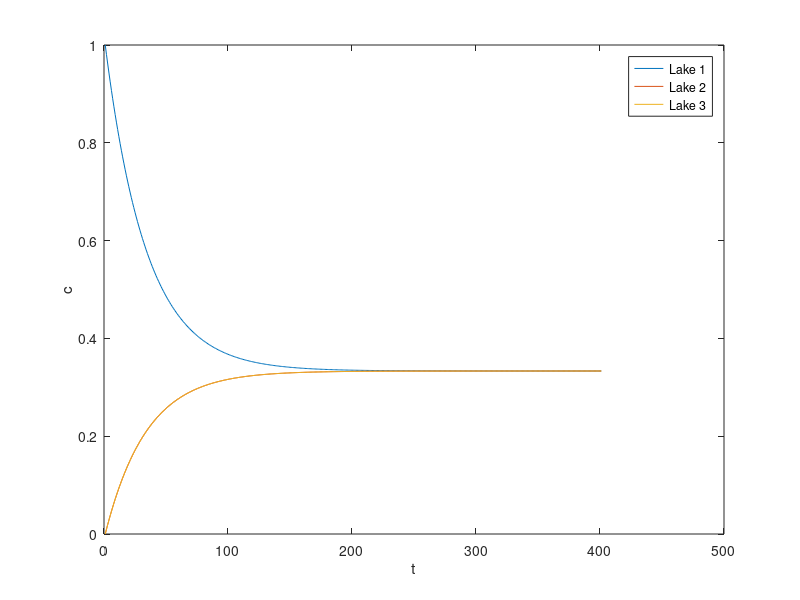

Here is the MATLAB script that generated this plot:
% The chemical dissolving in interconnected "lakes" problem.
% Our basic assumption is that the volume of each "lake" 
% stays constant.  Can you re-write the system of ODEs for the more general
% case?

%This script deals with 3 reservoirs only 
%-- see the other 2 files for the general case.

n = 3; %the number of lakes

% The volumes of lakes in km^3
V = ones(1,n);

% The mutal flow rates matrix
% r(i,j) = # of (km^3) of water passing from lake j to lake i per day.
%
% Note: all entries are non-negative (the direction of flow is specified).
% A zero entry means no channel.  If both r(i,j) and r(j,i) are non-zero,
% this means that there are two separate uni-directional channels: 
% from i to j and from j to i.


% The fully connected equally weighted graph of channels.
r = 1e-2 * [
    0   1   1
    1   0   1
    1   1   0];

% The loop of channels.
% Lake1 feeds into Lake2, which feeds into Lake3, which feeds into Lake1.
% 
% r = 1e-2 * [
%     0   0   1
%     1   0   0
%     0   1   0];

R = sum(r);

%Build the ODE matrix  
%(note: there are more efficient ways to do this, but this one is simple & readable)
A = r;
for i=1:n
    A(i,i) = - R(i);
    A(i,:) = A(i,:) / V(i);
end

t_star = 400;  %after how many days will we check the concentrations?

c0 = [1;0;0];


%The ODE system is c'(t) = A c(t)

cc=[];  %the history of concentrations
for t=0:t_star
    B = expm(t*A);
    c = B * c0;
    cc= [cc c];
end

close all;
plot(cc');  
legend('Lake 1', 'Lake 2', 'Lake 3');
xlabel('t');
ylabel('c');
